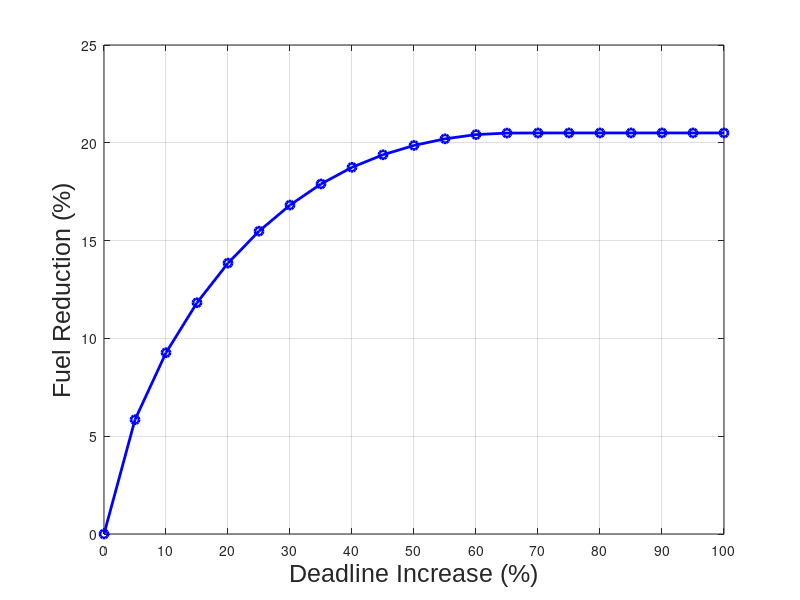

MATLAB code for this plot: (Note: this script raises an error after producing the figure.)
%% get the simple average result
close all; clear all;
%plot it here
data = csvread('data/delay_perc.csv');

delay_increase_perc = data(:,1);
fuel_reduction = data(:, 2)*(-1)*100;

figure;
font_size = 18;
line_width = 2;
set(gca,'FontSize',font_size);
h=plot(delay_increase_perc, fuel_reduction, '-bo', 'Linewidth', line_width);
xlabel('Deadline Increase (%)','FontSize', font_size, 'FontName', 'Arial');
ylabel('Fuel Reduction (%)','FontSize', font_size, 'FontName', 'Arial');
set(gca,'XTick',delay_increase_perc(1):10:delay_increase_perc(end));
%set(h, 'fontsize', 18);
box on;
grid on;
export_fig('fig/delay_perc', '-pdf','-transparent','-nocrop');


%% get the boxplot result with more information
close all; clear all;

all_fuel_reduction = []
for perc=0:10:100
    data = csvread(sprintf('data/delay-perc/vector_%d.txt', perc));
    fuel_reduction = data*(-1)*100;
    all_fuel_reduction = [all_fuel_reduction, fuel_reduction];
end

figure;
font_size = 18;
line_width = 2;
set(gca,'FontSize',font_size);
bh=boxplot(all_fuel_reduction, 'notch','on', 'Labels',0:10:100);
set(bh,'linewidth',line_width);
set(gca,'FontSize',font_size);
h = findobj(gca, 'type', 'text');
set(h, 'FontSize', font_size);
%set(h,'VerticalAlignment', 'Middle');
xlabel('Deadline Increase (%)','FontSize', font_size, 'FontName', 'Arial');
ylabel('Fuel Reduction (%)','FontSize', font_size, 'FontName', 'Arial');
%set(gca,'XTick',0:10:100);
%set(h, 'fontsize', 18);
ylim([0,30]);
box on;
grid on;
export_fig('fig/delay_perc_boxplot', '-pdf','-transparent','-nocrop');
